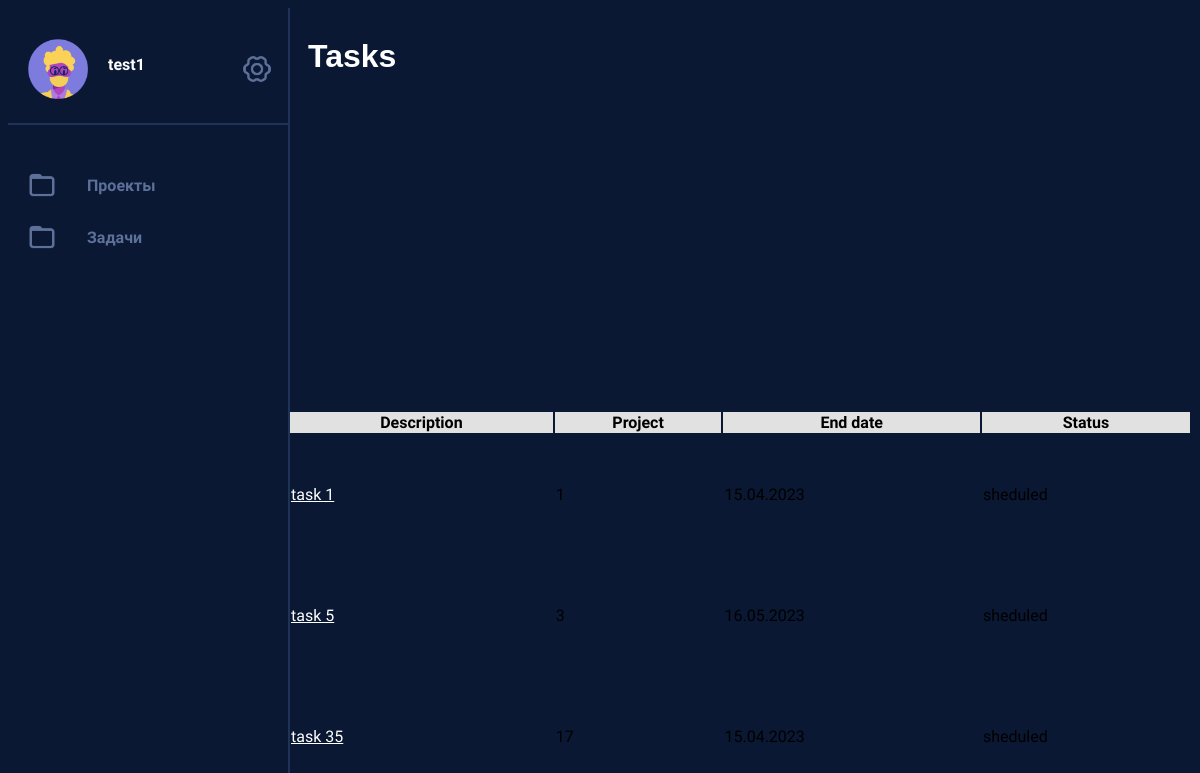
The page /tasks (signed in) on the database as committed earlier.
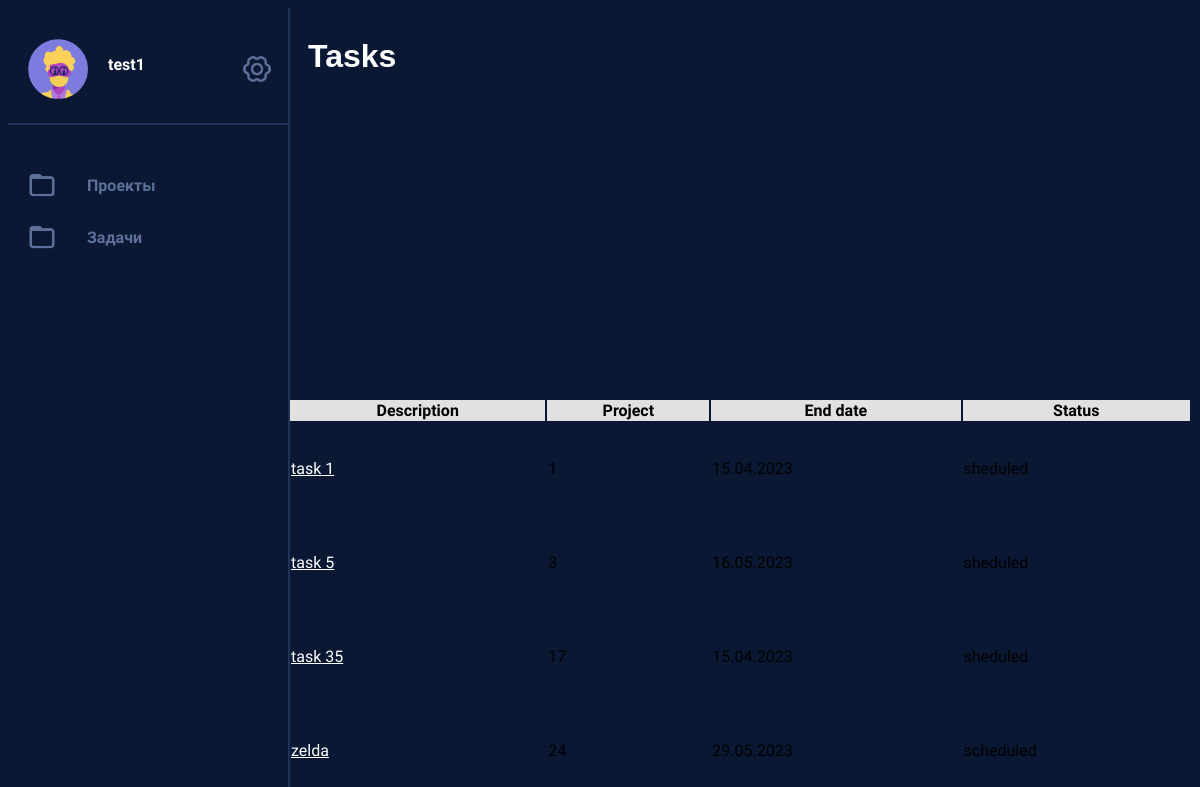
The same page on the database as committed later.
### data/users.py (models this page shows, shortened)
class User(SqlAlchemyBase, UserMixin, SerializerMixin):
    __tablename__ = 'users'
    id = sqlalchemy.Column(sqlalchemy.Integer, primary_key=True, autoincrement=True)
    login = sqlalchemy.Column(sqlalchemy.String, nullable=True)
    password = sqlalchemy.Column(sqlalchemy.String, nullable=True)
    email = sqlalchemy.Column(sqlalchemy.String, index=True, unique=True, nullable=True)
    phone = sqlalchemy.Column(sqlalchemy.String, index=True, unique=True, nullable=True)
    name = sqlalchemy.Column(sqlalchemy.String, nullable=True)
    birth_date = sqlalchemy.Column(sqlalchemy.DateTime, nullable=True)
    bio = sqlalchemy.Column(sqlalchemy.String, nullable=True)
    projects = sqlalchemy.Column(sqlalchemy.String, nullable=True, default=None)
    tasks = sqlalchemy.Column(sqlalchemy.String, nullable=True, default=None)
    picture = sqlalchemy.Column(sqlalchemy.Integer, nullable=True)

### data/tasks.py (models this page shows)
class Tasks(SqlAlchemyBase, SerializerMixin):
    __tablename__ = 'tasks'
    id = sqlalchemy.Column(sqlalchemy.Integer, primary_key=True, autoincrement=True)
    project = sqlalchemy.Column(sqlalchemy.Integer, nullable=True) #к которому он привязан
    description = sqlalchemy.Column(sqlalchemy.String, nullable=True) #описание задачи
    users = sqlalchemy.Column(sqlalchemy.String, nullable=True) # ID людей, которые отвечают за задачу ( 1, 4, 6 и тд)
    start_date = sqlalchemy.Column(sqlalchemy.DateTime, nullable=True, default=datetime.date.today())
    end_date = sqlalchemy.Column(sqlalchemy.DateTime, nullable=True)
    status = sqlalchemy.Column(sqlalchemy.String, nullable=True)

### services/task_adding.py (the view)
@blueprint.route('/tasks', methods=['GET', 'POST'])
@login_required
def all_tasks():
    t = []
    db_session = session.create_session()
    user_id = flask_login.current_user.id
    user = db_session.query(User).get(user_id)
    try:
        tasks = user.tasks.split(", ")
    except Exception:
        tasks = []
    for i in tasks:
        task = db_session.query(Tasks).get(i)
        t.append(
            [task.description, task.project, ".".join(str(task.end_date).split()[0].split("-")[::-1]), task.status, int(task.id)])
        t.sort(key=lambda row: (row[4]))
    return render_template('all_tasks.html', title='All Task', tasks=t, list_of_avatars=list_of_avatars,
                           avatar=user.picture, name=user.name, id=user_id)

### data/db_session.py (called while the page is built)
def create_session() -> Session:
    global __factory
    return __factory()

### funcs.py (called while the page is built)
@login_manager.user_loader
def load_user(user_id):
    return db_session.query(User).get(user_id)

### templates/all_tasks.html (shortened to what this page needs)
<!DOCTYPE html>
<html>
<head>
    <link href="/static/style.css" rel="stylesheet" type="text/css" />
</head>
<body>
{% extends "base.html" %}
{% block content %}
<div class="viewport">
         <div class="form_item">
             <h1>Tasks</h1>
             <table class="table">
                <thead class="thead-light">
                    <tr style="background-color: #e1e1e1">
                        <th scope="col">Description</th>
                        <th scope="col">Project</th>
                        <th scope="col">End date</th>
                        <th scope="col">Status</th>
                    </tr>
                </thead>
                 <tbody>
                 {% for task in tasks %}
                 <tr>
                       <td><a href="{{url_for('project_view.task_edit', task_id=task[4])}}" >{{ task[0] }}</a></td>
                       <td>{{ task[1] }}</td>
                       <td>{{ task[2] }}</td>
                       <td>{{ task[3] }}</td>
                     </tr>
                 {% endfor %}
                 </tbody>
         </table>
         </div>
</div>
{% endblock %}

### templates/base.html (shortened to what this page needs)
<!DOCTYPE html>
<html>
<head>
    <link href="/static/style.css" rel="stylesheet" type="text/css" />
</head>
<body class="base_aside">
    <aside>
        <div class="account_menu">
            <div class="profile_pic">
                <img src="{{list_of_avatars[avatar]}}">
            </div>
            <div class="greeting">
                <h3><a href="/profile/{{id}}">{{name}}</a></h3>
            </div>
            <div class="icon">
                <img src="/static/icons/settings.png">
            </div>
        </div>
        <div class="page_menu">
            <div class="page_element">
                <div class="icon">
                    <img src="/static/icons/folder.png">
                </div>
                <h4><a href="/projects">Проекты</a></h4>
            </div>
            <div class="page_element">
                <div class="icon">
                    <img src="/static/icons/folder.png">
                </div>
                <h4><a href="/tasks">Задачи</a></h4>
            </div>
        </div>
    </aside>
{% block content %}{% endblock %}
</body>
</html>

### static/style.css (style rules this page uses)
html, body { height: 100%; width: 100%; background-color: #0A1833; font-family: Nunito, Arial; display: flex; }
h1 { font-family: Arial; color: #FFF; }
h4 { font-family: Nunito; font-size: 16px; color: #5C7099; }
h4 a { color: #5C7099; text-decoration: none; }
h3 { font-family: Nunito; font-size: 16px; color: #FFF; }
aside { padding-top: 1%; padding: 0%; max-width: 280px; border-width: 0px; border-right-width: 2px; border-style: solid; border-color: #1F3359; position: fixed; background-color: #0A1833; height: 100%; }
.account_menu { display: flex; margin-top: 4%; padding: 20px; margin-bottom: 40px; border-style: solid; border-color: #1F3359; border-width: 0px; border-bottom-width: 2px; }
.greeting { display: grid; margin-left: 20px; min-width: 130px; }
.profile_pic img { width: 60px; }
.page_menu { padding-left: 20px; margin-left: 5px; padding-bottom: 30px; border-style: solid; border-color: #1F3359; border-bottom: None; border-width: 0px; border-bottom-width: 2px; }
.page_element { display: flex; margin: -10px; }
.icon img { max-width: 60px; width: 40%; min-width: 30px; margin-left: 4px; margin-top: 15px; }
aside .icon img { margin-right: 120%; }
.form_item { display: grid; margin-top: 10px; margin-bottom: 10px; }
.viewport .form_item { display: grid; margin-top: 10px; margin-bottom: 10px; }
.viewport { display: grid; margin-left: 280px; width: 100%; }
.viewport h1 { margin-top: 20px; margin-left: 20px; margin-bottom: 40px; margin-right: 20px; }
h3 a { font-family: Nunito; font-size: 16px; color: #FFF; text-decoration: none; }
a { color: #FFF; }

Rows that differ between the two databases and show on the page:
added Tasks: description "zelda", project "24", task "29.05.2023", status "scheduled"
